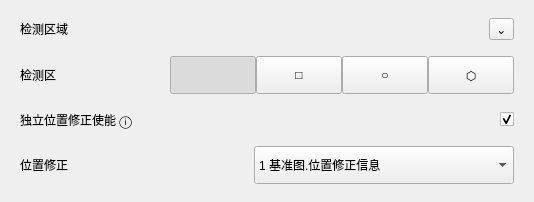
                  <widget class="QFrame" name="basicDetectionAreaCard">
                   <property name="frameShape">
                    <enum>QFrame::NoFrame</enum>
                   </property>
                   <property name="panelRole" stdset="0">
                    <string>configCard</string>
                   </property>
                   <layout class="QVBoxLayout" name="basicVerticalLayout_detectionArea">
                    <property name="spacing">
                     <number>16</number>
                    </property>
                    <property name="leftMargin">
                     <number>20</number>
                    </property>
                    <property name="topMargin">
                     <number>18</number>
                    </property>
                    <property name="rightMargin">
                     <number>20</number>
                    </property>
                    <property name="bottomMargin">
                     <number>18</number>
                    </property>
                    <item>
                     <layout class="QHBoxLayout" name="basicHorizontalLayout_detectionHeader">
                      <item>
                       <widget class="QLabel" name="basicDetectionAreaTitleLabel">
                        <property name="text">
                         <string>检测区域</string>
                        </property>
                        <property name="role" stdset="0">
                         <string>cardTitle</string>
                        </property>
                       </widget>
                      </item>
                      <item>
                       <spacer name="basicHorizontalSpacer_detectionHeader">
                        <property name="orientation">
                         <enum>Qt::Horizontal</enum>
                        </property>
                        <property name="sizeHint" stdset="0">
                         <size>
                          <width>40</width>
                          <height>20</height>
                         </size>
                        </property>
                       </spacer>
                      </item>
                      <item>
                       <widget class="QToolButton" name="basicDetectionCollapseButton">
                        <property name="text">
                         <string>⌄</string>
                        </property>
                        <property name="role" stdset="0">
                         <string>collapseCard</string>
                        </property>
                       </widget>
                      </item>
                     </layout>
                    </item>
                    <item>
                     <layout class="QHBoxLayout" name="basicHorizontalLayout_detectionAreaTools">
                      <property name="spacing">
                       <number>0</number>
                      </property>
                      <property name="leftMargin">
                       <number>0</number>
                      </property>
                      <property name="topMargin">
                       <number>0</number>
                      </property>
                      <property name="rightMargin">
                       <number>0</number>
                      </property>
                      <property name="bottomMargin">
                       <number>0</number>
                      </property>
                      <item>
                       <widget class="QLabel" name="basicDetectionAreaLabel">
                        <property name="minimumSize">
                         <size>
                          <width>150</width>
                          <height>0</height>
                         </size>
                        </property>
                        <property name="text">
                         <string>检测区</string>
                        </property>
                        <property name="role" stdset="0">
                         <string>rowField</string>
                        </property>
                       </widget>
                      </item>
                      <item>
                       <widget class="QToolButton" name="basicDetectionDrawButton">
                        <property name="minimumSize">
                         <size>
                          <width>86</width>
                          <height>38</height>
                         </size>
                        </property>
                        <property name="icon">
                         <iconset resource="../resources/resources.qrc">
                          <normaloff>:/icons/fit.svg</normaloff>:/icons/fit.svg</iconset>
                        </property>
                        <property name="iconSize">
                         <size>
                          <width>22</width>
                          <height>22</height>
                         </size>
                        </property>
                        <property name="checkable">
                         <bool>true</bool>
                        </property>
                        <property name="checked">
                         <bool>true</bool>
                        </property>
                       </widget>
                      </item>
                      <item>
                       <widget class="QToolButton" name="basicDetectionRectButton">
                        <property name="minimumSize">
                         <size>
                          <width>86</width>
                          <height>38</height>
                         </size>
                        </property>
                        <property name="text">
                         <string>□</string>
                        </property>
                        <property name="checkable">
                         <bool>true</bool>
                        </property>
                       </widget>
                      </item>
                      <item>
                       <widget class="QToolButton" name="basicDetectionCircleButton">
                        <property name="minimumSize">
                         <size>
                          <width>86</width>
                          <height>38</height>
                         </size>
                        </property>
                        <property name="text">
                         <string>○</string>
                        </property>
                        <property name="checkable">
                         <bool>true</bool>
                        </property>
                       </widget>
                      </item>
                      <item>
                       <widget class="QToolButton" name="basicDetectionPolygonButton">
                        <property name="minimumSize">
                         <size>
                          <width>86</width>
                          <height>38</height>
                         </size>
                        </property>
                        <property name="text">
                         <string>⬡</string>
                        </property>
                        <property name="checkable">
                         <bool>true</bool>
                        </property>
                       </widget>
                      </item>
                     </layout>
                    </item>
                    <item>
                     <layout class="QHBoxLayout" name="basicHorizontalLayout_positionEnable">
                      <property name="leftMargin">
                       <number>0</number>
                      </property>
                      <property name="topMargin">
                       <number>0</number>
                      </property>
                      <property name="rightMargin">
                       <number>0</number>
                      </property>
                      <property name="bottomMargin">
                       <number>0</number>
                      </property>
                      <item>
                       <widget class="QLabel" name="basicPositionEnableLabel">
                        <property name="minimumSize">
                         <size>
                          <width>260</width>
                          <height>0</height>
                         </size>
                        </property>
                        <property name="text">
                         <string>独立位置修正使能 ⓘ</string>
                        </property>
                        <property name="role" stdset="0">
                         <string>rowField</string>
                        </property>
                       </widget>
                      </item>
                      <item>
                       <spacer name="basicHorizontalSpacer_positionEnable">
                        <property name="orientation">
                         <enum>Qt::Horizontal</enum>
                        </property>
                        <property name="sizeHint" stdset="0">
                         <size>
                          <width>40</width>
                          <height>20</height>
                         </size>
                        </property>
                       </spacer>
                      </item>
                      <item>
                       <widget class="QCheckBox" name="basicPositionCorrectionSwitch">
                        <property name="text">
                         <string/>
                        </property>
                        <property name="checked">
                         <bool>true</bool>
                        </property>
                       </widget>
                      </item>
                     </layout>
                    </item>
                    <item>
                     <layout class="QHBoxLayout" name="basicHorizontalLayout_positionSource">
                      <property name="leftMargin">
                       <number>0</number>
                      </property>
                      <property name="topMargin">
                       <number>0</number>
                      </property>
                      <property name="rightMargin">
                       <number>0</number>
                      </property>
                      <property name="bottomMargin">
                       <number>0</number>
                      </property>
                      <item>
                       <widget class="QLabel" name="basicPositionSourceLabel">
                        <property name="minimumSize">
                         <size>
                          <width>150</width>
                          <height>0</height>
                         </size>
                        </property>
                        <property name="text">
                         <string>位置修正</string>
                        </property>
                        <property name="role" stdset="0">
                         <string>rowField</string>
                        </property>
                       </widget>
                      </item>
                      <item>
                       <widget class="QComboBox" name="basicPositionCorrectionComboBox">
                        <property name="minimumSize">
                         <size>
                          <width>260</width>
                          <height>38</height>
                         </size>
                        </property>
                        <item>
                         <property name="text">
                          <string>1 基准图.位置修正信息</string>
                         </property>
                        </item>
                       </widget>
                      </item>
                     </layout>
                    </item>
                   </layout>
                  </widget>
